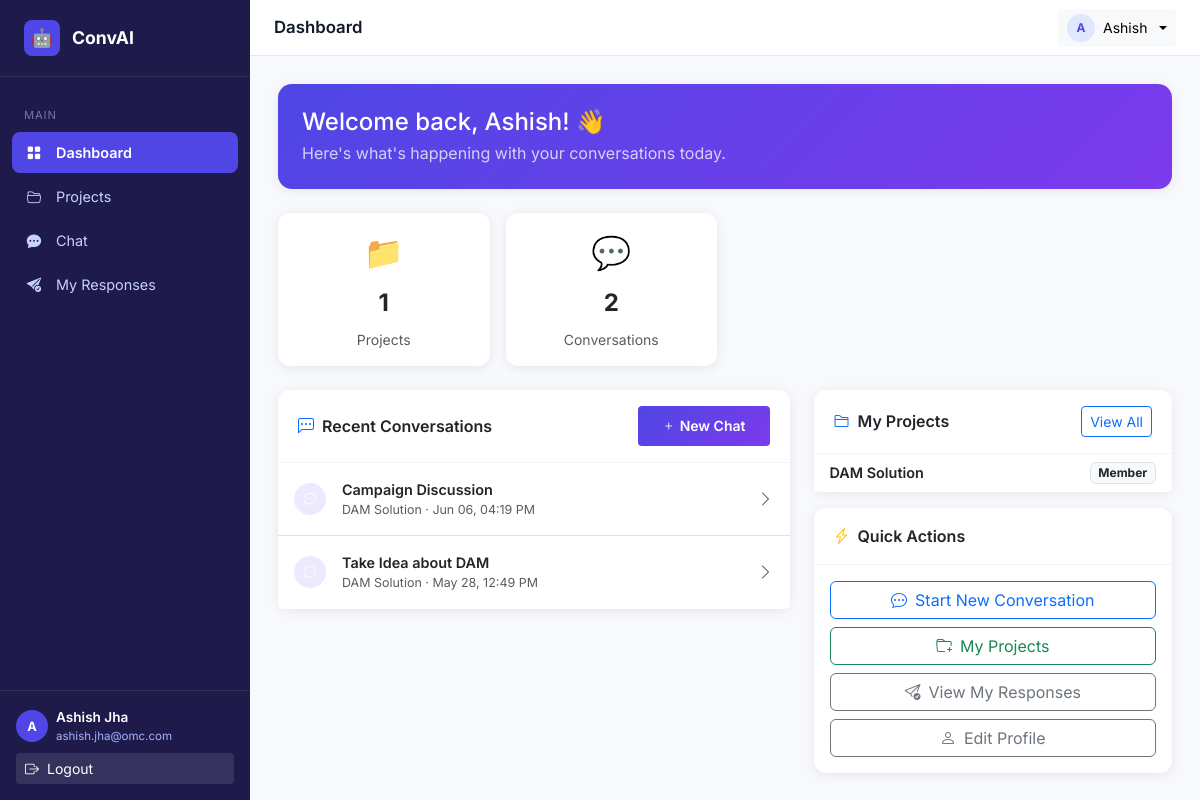
The page /dashboard/ (signed in) on the database as committed earlier.
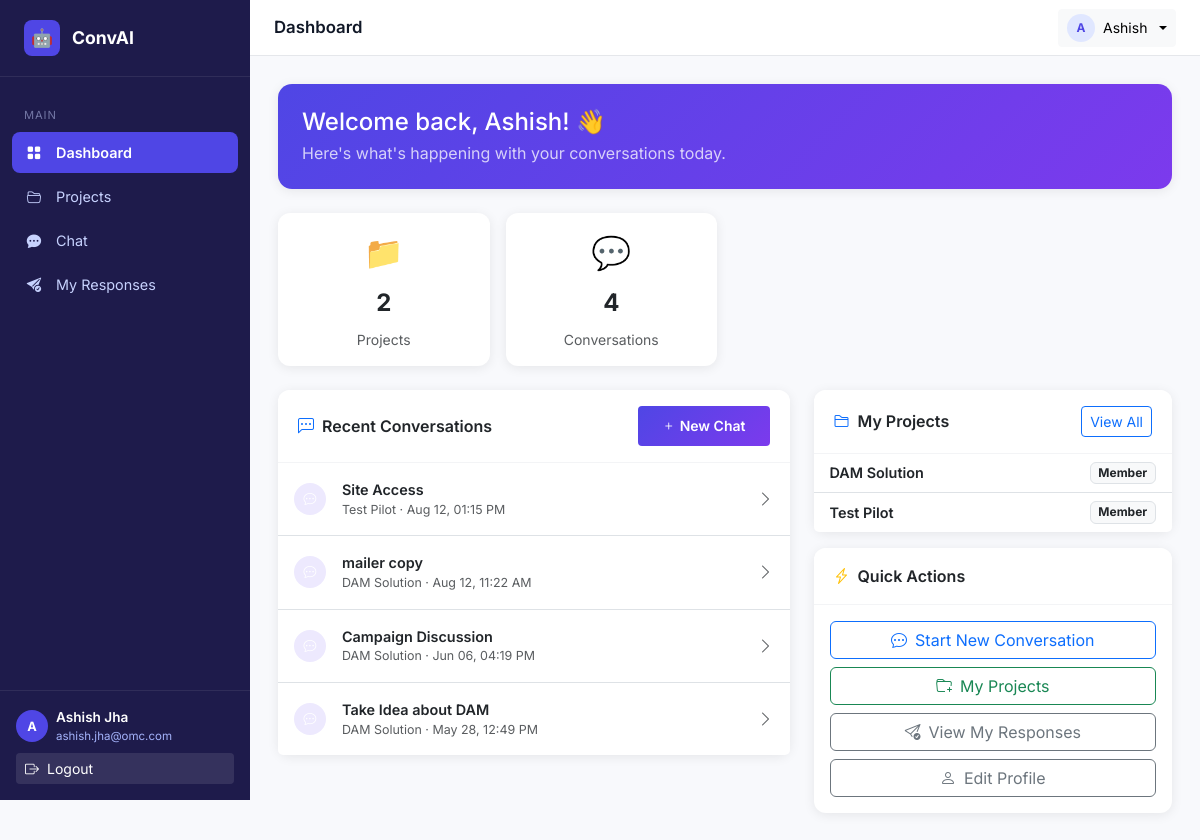
The same page on the database as committed later.
### apps/users/models.py (models this page shows, shortened)
class User(AbstractUser):
    ROLE_CHOICES = (
        ('user', 'Regular User'),
        ('moderator', 'Moderator'),
        ('admin', 'Administrator'),
    )
    role = models.CharField(max_length=20, choices=ROLE_CHOICES, default='user')
    is_active = models.BooleanField(default=True)
    created_at = models.DateTimeField(auto_now_add=True)
    updated_at = models.DateTimeField(auto_now=True)
    class Meta:
        verbose_name = 'User'
        verbose_name_plural = 'Users'

### apps/conversations/models.py (models this page shows, shortened)
class Conversation(models.Model):
    user = models.ForeignKey(User, on_delete=models.CASCADE, related_name='conversations')
    project = models.ForeignKey(Project, on_delete=models.CASCADE, related_name='conversations')
    title = models.CharField(max_length=255, blank=True, null=True)
    summary = models.TextField(blank=True, null=True)
    langchain_memory_key = models.CharField(max_length=255, blank=True, null=True, help_text="LangChain memory identifier")
    is_active = models.BooleanField(default=True)
    created_at = models.DateTimeField(auto_now_add=True)
    updated_at = models.DateTimeField(auto_now=True)
    class Meta:
        db_table = 'conversation'
        verbose_name = 'Conversation'
        verbose_name_plural = 'Conversations'
        ordering = ['-updated_at']

### apps/projects/models.py (models this page shows, shortened)
class Project(models.Model):
    owner = models.ForeignKey(User, on_delete=models.CASCADE, related_name='owned_projects')
    name = models.CharField(max_length=255)
    description = models.TextField(blank=True, null=True)
    is_active = models.BooleanField(default=True)
    created_at = models.DateTimeField(auto_now_add=True)
    updated_at = models.DateTimeField(auto_now=True)
    class Meta:
        db_table = 'project'
        verbose_name = 'Project'
        verbose_name_plural = 'Projects'
        ordering = ['-created_at']

class UserProject(models.Model):
    ROLE_CHOICES = (
        ('member', 'Member'),
        ('admin', 'Admin'),
    )
    user = models.ForeignKey(User, on_delete=models.CASCADE, related_name='user_projects')
    project = models.ForeignKey(Project, on_delete=models.CASCADE, related_name='members')
    role = models.CharField(max_length=20, choices=ROLE_CHOICES, default='member')
    joined_at = models.DateTimeField(auto_now_add=True)
    class Meta:
        db_table = 'user_project'
        verbose_name = 'User Project'
        verbose_name_plural = 'User Projects'
        unique_together = ('user', 'project')

### apps/frontend/views.py (the view)
    def wrapper(request, *args, **kwargs):
        if not request.user.is_authenticated:
            return redirect('frontend:login')
        return view_func(request, *args, **kwargs)

### apps/frontend/views.py (called while the page is built)
def login_required_decorator(view_func):
    def wrapper(request, *args, **kwargs):
        if not request.user.is_authenticated:
            return redirect('frontend:login')
        return view_func(request, *args, **kwargs)
    return wrapper

@login_required_decorator
def user_dashboard(request):
    user_projects = UserProject.objects.filter(user=request.user).select_related('project')
    recent_conversations = Conversation.objects.filter(user=request.user).order_by('-updated_at')[:5]
    context = {
        'projects': user_projects,
        'recent_conversations': recent_conversations,
    }
    return render(request, 'user/dashboard.html', context)

### templates/user/dashboard.html (shortened to what this page needs)
{% extends "base.html" %}
{% block page_title %}Dashboard{% endblock %}
{% block nav_dashboard %}active{% endblock %}
{% block content %}
<div class="card mb-4" style="background:linear-gradient(135deg,#4f46e5,#7c3aed);border-radius:14px;border:none">
  <div class="card-body p-4 text-white">
    <h4 class="mb-1">Welcome back, {{ user.first_name }}! 👋</h4>
    <p class="mb-0 opacity-75">Here's what's happening with your conversations today.</p>
  </div>
</div>
<div class="row g-3 mb-4">
  <div class="col-6 col-md-3">
    <div class="card">
      <div class="card-body text-center">
        <div style="font-size: 2rem;">📁</div>
        <div style="font-size: 1.5rem; font-weight: bold; margin: 0.5rem 0;">{{ projects|length }}</div>
        <div class="text-muted small">Projects</div>
      </div>
    </div>
  </div>
  <div class="col-6 col-md-3">
    <div class="card">
      <div class="card-body text-center">
        <div style="font-size: 2rem;">💬</div>
        <div style="font-size: 1.5rem; font-weight: bold; margin: 0.5rem 0;">{{ recent_conversations|length }}</div>
        <div class="text-muted small">Conversations</div>
      </div>
    </div>
  </div>
</div>
<div class="row g-4">
  <div class="col-md-7">
    <div class="card">
      <div class="card-header d-flex justify-content-between align-items-center">
        <span><i class="bi bi-chat-left-dots me-2 text-primary"></i>Recent Conversations</span>
        <a href="{% url 'frontend:user_chat' %}" class="btn btn-sm btn-primary">
          <i class="bi bi-plus me-1"></i>New Chat
        </a>
      </div>
      <div class="list-group list-group-flush">
        {% for conv in recent_conversations %}
        <a href="{% url 'frontend:user_chat_conversation' conv.id %}" class="list-group-item list-group-item-action d-flex align-items-center gap-3 py-3">
          <div class="avatar-sm bg-indigo text-white" style="background:#ede9fe;color:#5b21b6;flex-shrink:0">
            <i class="bi bi-chat-dots"></i>
          </div>
          <div class="flex-grow-1 overflow-hidden">
            <div class="fw-semibold text-truncate" style="font-size:.9rem">{{ conv.title|default:"Untitled conversation" }}</div>
            <div class="text-muted" style="font-size:.78rem">{{ conv.project.name }} · {{ conv.updated_at|date:"M d, h:i A" }}</div>
          </div>
          <i class="bi bi-chevron-right text-muted"></i>
        </a>
        {% empty %}
        <div class="p-4 text-center text-muted">
          <div style="font-size: 2rem; margin-bottom: 1rem;">💬</div>
          <p>No conversations yet.</p>
          <a href="{% url 'frontend:user_chat' %}" class="btn btn-sm btn-primary">Start your first chat!</a>
        </div>
        {% endfor %}
      </div>
    </div>
  </div>
  <div class="col-md-5">
    <div class="card mb-3">
      <div class="card-header d-flex justify-content-between align-items-center">
        <span><i class="bi bi-folder2 me-2 text-primary"></i>My Projects</span>
        <a href="{% url 'frontend:user_projects' %}" class="btn btn-sm btn-outline-primary">View All</a>
      </div>
      <ul class="list-group list-group-flush">
        {% for user_project in projects %}
        <li class="list-group-item d-flex justify-content-between align-items-center py-2">
          <a href="{% url 'frontend:user_project_detail' user_project.project.id %}" class="text-decoration-none text-dark fw-semibold" style="font-size:.9rem">{{ user_project.project.name }}</a>
          <span class="badge bg-light text-dark border">Member</span>
        </li>
        {% empty %}
        <li class="list-group-item text-center text-muted py-3">
          <small>No projects yet.</small>
        </li>
        {% endfor %}
      </ul>
    </div>
    <div class="card">
      <div class="card-header"><i class="bi bi-lightning-charge me-2 text-warning"></i>Quick Actions</div>
      <div class="card-body d-grid gap-2">
        <a href="{% url 'frontend:user_chat' %}" class="btn btn-outline-primary"><i class="bi bi-chat-dots me-2"></i>Start New Conversation</a>
        <a href="{% url 'frontend:user_projects' %}" class="btn btn-outline-success"><i class="bi bi-folder-plus me-2"></i>My Projects</a>
        <a href="{% url 'frontend:user_responses' %}" class="btn btn-outline-secondary"><i class="bi bi-send-check me-2"></i>View My Responses</a>
        <a href="{% url 'frontend:user_profile' %}" class="btn btn-outline-secondary"><i class="bi bi-person me-2"></i>Edit Profile</a>
      </div>
    </div>
  </div>
</div>
{% endblock %}

### templates/base.html (shortened to what this page needs)
{% load static %}
<!DOCTYPE html>
<html lang="en">
<head>
  <link href="https://cdn.jsdelivr.net/npm/bootstrap@5.3.2/dist/css/bootstrap.min.css" rel="stylesheet">
  <link href="https://cdn.jsdelivr.net/npm/bootstrap-icons@1.11.3/font/bootstrap-icons.min.css" rel="stylesheet">
  <link href="{% static 'css/style.css' %}" rel="stylesheet">
</head>
<body>
{% block body %}
{% if user.is_authenticated %}
<div class="layout-wrapper">
  <nav class="sidebar" id="sidebar">
    <a href="{% url 'frontend:user_dashboard' %}" class="sidebar-brand">
      <div class="brand-icon">🤖</div>
      ConvAI
    </a>
    <div class="sidebar-nav">
      <div>
        <div class="nav-section-label">Main</div>
        <ul class="nav flex-column">
          <li class="nav-item">
            <a href="{% url 'frontend:user_dashboard' %}" class="nav-link {% block nav_dashboard %}{% endblock %}">
              <span class="nav-icon"><i class="bi bi-grid-fill"></i></span> Dashboard
            </a>
          </li>
          <li class="nav-item">
            <a href="{% url 'frontend:user_projects' %}" class="nav-link {% block nav_projects %}{% endblock %}">
              <span class="nav-icon"><i class="bi bi-folder2-open"></i></span> Projects
            </a>
          </li>
          <li class="nav-item">
            <a href="{% url 'frontend:user_chat' %}" class="nav-link {% block nav_chat %}{% endblock %}">
              <span class="nav-icon"><i class="bi bi-chat-dots-fill"></i></span> Chat
            </a>
          </li>
          <li class="nav-item">
            <a href="{% url 'frontend:user_responses' %}" class="nav-link {% block nav_responses %}{% endblock %}">
              <span class="nav-icon"><i class="bi bi-send-check-fill"></i></span> My Responses
            </a>
          </li>
        </ul>
      </div>
    </div>
    <div class="sidebar-footer">
      <div class="d-flex align-items-center gap-2 mb-2">
        <div class="avatar-sm bg-indigo text-white" style="background:#4f46e5">
          <span>{{ user.first_name|first|upper }}</span>
        </div>
        <div class="text-truncate">
          <div class="navbar-user-name text-white fw-semibold" style="font-size:.85rem;">{{ user.first_name }} {{ user.last_name }}</div>
          <div class="navbar-user-email" style="font-size:.72rem;color:#a5b4fc;">{{ user.email }}</div>
        </div>
      </div>
      <a href="{% url 'frontend:logout' %}" class="btn btn-sm w-100 text-start text-white" style="background:rgba(255,255,255,.1)">
        <i class="bi bi-box-arrow-right me-2"></i>Logout
      </a>
    </div>
  </nav>
  <div class="main-content">
    <div class="topbar">
      <span class="topbar-title">{% block page_title %}Dashboard{% endblock %}</span>
      <div class="dropdown">
        <button class="btn btn-sm btn-light dropdown-toggle d-flex align-items-center gap-2" data-bs-toggle="dropdown">
          <div class="avatar-sm" style="background:#e0e7ff;color:#4f46e5;width:28px;height:28px;font-size:.75rem">
            <span>{{ user.first_name|first|upper }}</span>
          </div>
          <span class="d-none d-md-inline" style="font-size:.875rem;">{{ user.first_name }}</span>
        </button>
      </div>
    </div>
    <div class="page-content">
      {% block content %}{% endblock %}
    </div>
  </div>
</div>
{% endif %}
{% endblock body %}
</body>
</html>

### static/css/style.css (style rules this page uses)
:root { --sidebar-width: 250px; --primary: #4f46e5; --primary-dark: #3730a3; --sidebar-bg: #1e1b4b; --sidebar-text: #c7d2fe; --sidebar-active: #4f46e5; --topbar-height: 56px; --card-shadow: 0 2px 12px rgba(0,0,0,.08); }
body { font-family: 'Inter', 'Segoe UI', system-ui, sans-serif; background: #f8f9fc; }
.layout-wrapper { display: flex; min-height: 100vh; }
.sidebar { width: var(--sidebar-width); background: var(--sidebar-bg); color: var(--sidebar-text); display: flex; flex-direction: column; position: fixed; top: 0; left: 0; height: 100vh; z-index: 1000; transition: transform .3s ease; }
.sidebar-brand { padding: 1.25rem 1.5rem; border-bottom: 1px solid rgba(255,255,255,.08); display: flex; align-items: center; gap: .75rem; font-weight: 700; font-size: 1.1rem; color: #fff; text-decoration: none; }
.sidebar-brand .brand-icon { width: 36px; height: 36px; background: var(--primary); border-radius: 8px; display: flex; align-items: center; justify-content: center; font-size: 1.1rem; }
.sidebar-nav { flex: 1; padding: 1rem 0; overflow-y: auto; }
.sidebar-nav .nav-section-label { padding: .4rem 1.5rem; font-size: .7rem; letter-spacing: .08em; text-transform: uppercase; color: rgba(199, 210, 254, .5); margin-top: .5rem; }
.sidebar-nav .nav-item { margin: .1rem .75rem; }
.sidebar-nav .nav-link { color: var(--sidebar-text); padding: .6rem .75rem; border-radius: 8px; display: flex; align-items: center; gap: .75rem; font-size: .9rem; transition: all .2s; text-decoration: none; }
.sidebar-nav .nav-link.active { background: var(--sidebar-active); color: #fff; font-weight: 600; }
.sidebar-nav .nav-link .nav-icon { width: 20px; text-align: center; flex-shrink: 0; }
.sidebar-footer { padding: 1rem; border-top: 1px solid rgba(255,255,255,.08); }
.main-content { margin-left: var(--sidebar-width); flex: 1; display: flex; flex-direction: column; min-height: 100vh; }
.topbar { height: var(--topbar-height); background: #fff; border-bottom: 1px solid #e5e7eb; display: flex; align-items: center; padding: 0 1.5rem; position: sticky; top: 0; z-index: 100; gap: 1rem; }
.topbar-title { font-weight: 600; font-size: 1.05rem; color: #111827; }
.page-content { padding: 1.75rem; }
.card { border: none; box-shadow: var(--card-shadow); border-radius: 12px; }
.card-header { background: #fff; border-bottom: 1px solid #f3f4f6; border-radius: 12px 12px 0 0 !important; padding: 1rem 1.25rem; font-weight: 600; }
.btn-primary { background: linear-gradient(135deg, #4f46e5, #7c3aed); border: none; font-weight: 600; padding: .6rem 1.5rem; }
.avatar-sm { width: 32px; height: 32px; border-radius: 50%; display: flex; align-items: center; justify-content: center; font-weight: 700; font-size: .8rem; }

Rows that differ between the two databases and show on the page:
added Conversation: title "Site Access", project.name "Test Pilot", updated_at "Aug 12, 01:15 PM"
added Conversation: title "mailer copy", project.name "DAM Solution", updated_at "Aug 12, 11:22 AM"
added UserProject: project.name "Test Pilot"
Other text that changed with them:
{{ projects|length }}: "1" → "2"
{{ recent_conversations|length }}: "2" → "4"
